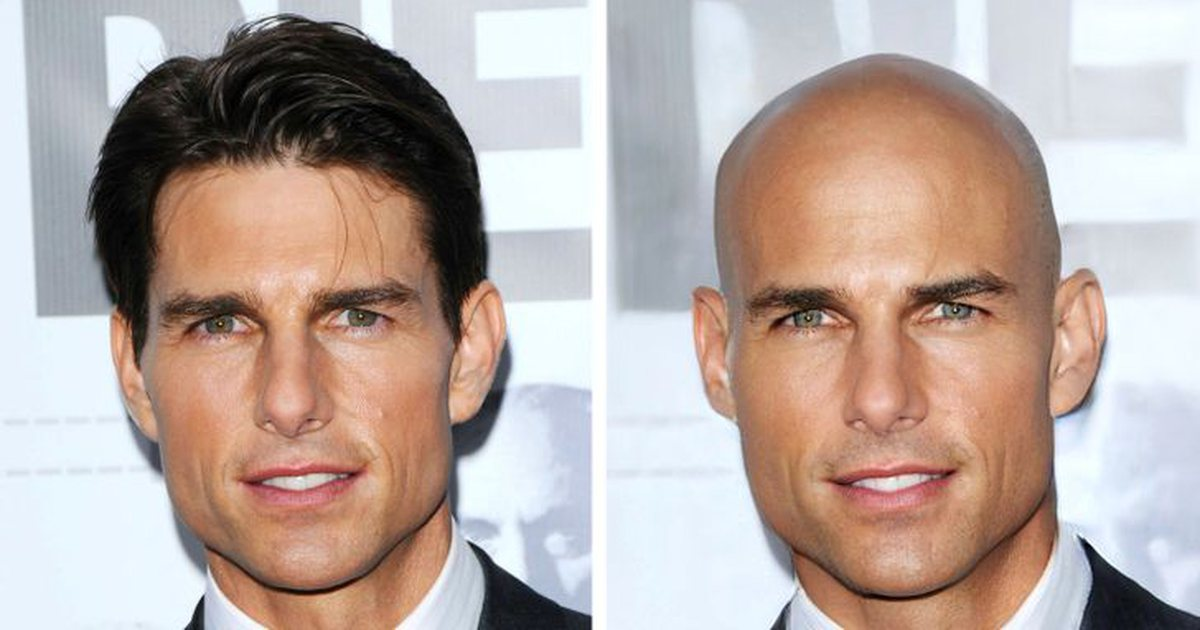
#> input picture Group_project1/1.jpg, 1200 x 630 px, found by its file name
$ python project1.py
#> lines starting #> are read from the running program, lines starting #| are printed output that depends on the picture; after the words box and inside, x2 and y2 are one past the last pixel; in counts of white or black regions, pixels touching at a corner belong together
import cv2
import numpy as np
import matplotlib.pyplot as plt


def extractSkin(img):
    img1=cv2.cvtColor(img, cv2.COLOR_BGR2RGB)

    #converting from gbr to hsv color space
    img_HSV = cv2.cvtColor(img, cv2.COLOR_BGR2HSV)
    #skin color range for hsv color space
    HSV_mask = cv2.inRange(img_HSV, (0, 15, 0), (17,160,255))
    HSV_mask = cv2.morphologyEx(HSV_mask, cv2.MORPH_OPEN, np.ones((3,3), np.uint8))

    #converting from gbr to YCbCr color space
    img_YCrCb = cv2.cvtColor(img, cv2.COLOR_BGR2YCrCb)
    #skin color range for hsv color space
    YCrCb_mask = cv2.inRange(img_YCrCb, (0, 135, 85), (255,180,135))
    YCrCb_mask = cv2.morphologyEx(YCrCb_mask, cv2.MORPH_OPEN, np.ones((3,3), np.uint8))

    #merge skin detection (YCbCr and hsv)
    global_mask=cv2.bitwise_and(YCrCb_mask,HSV_mask)
    global_mask=cv2.medianBlur(global_mask,3)
    global_mask = cv2.morphologyEx(global_mask, cv2.MORPH_OPEN, np.ones((4,4), np.uint8))


    HSV_result = cv2.bitwise_not(HSV_mask)
    YCrCb_result = cv2.bitwise_not(YCrCb_mask)
    global_result=cv2.bitwise_not(global_mask)

    ret,thresh=cv2.threshold(global_result,205,255,cv2.THRESH_BINARY_INV)

    ##mask
    ##mask=cv2.inRange(thresh,(0,0,255),(0,255,255))

    ##applying a mask to the image
    result=cv2.bitwise_and(img1,img1,mask=global_mask)
    return result

#Open a simple image
img1=cv2.imread(r"D:\400L\CS 408 COMPUTER VISION\Project\1_Group project1- Devise a simple skin colour detector\sample img\1.jpg", cv2.IMREAD_COLOR)
#> img1 is the input picture: shape (630, 1200, 3); mean B, G, R 163.2, 169.4, 185.2
img2=cv2.imread(r"D:\400L\CS 408 COMPUTER VISION\Project\1_Group project1- Devise a simple skin colour detector\sample img\2.jpg", cv2.IMREAD_COLOR)
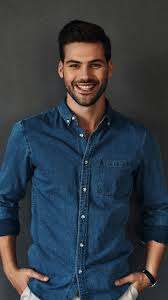
#> input picture Group_project1/2.jpg, 168 x 300 px, found by its file name
#> img2 is the input picture: shape (300, 168, 3); mean B, G, R 68.2, 59.2, 50.9
img3=cv2.imread(r"D:\400L\CS 408 COMPUTER VISION\Project\1_Group project1- Devise a simple skin colour detector\sample img\3.jpg", cv2.IMREAD_COLOR)
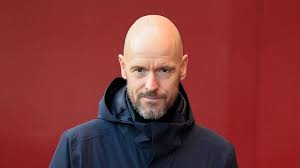
#> input picture Group_project1/3.jpg, 300 x 168 px, found by its file name
#> img3 is the input picture: shape (168, 300, 3); mean B, G, R 55.7, 53.6, 129.6
img4=cv2.imread(r"D:\400L\CS 408 COMPUTER VISION\Project\1_Group project1- Devise a simple skin colour detector\sample img\10.jpg", cv2.IMREAD_COLOR)
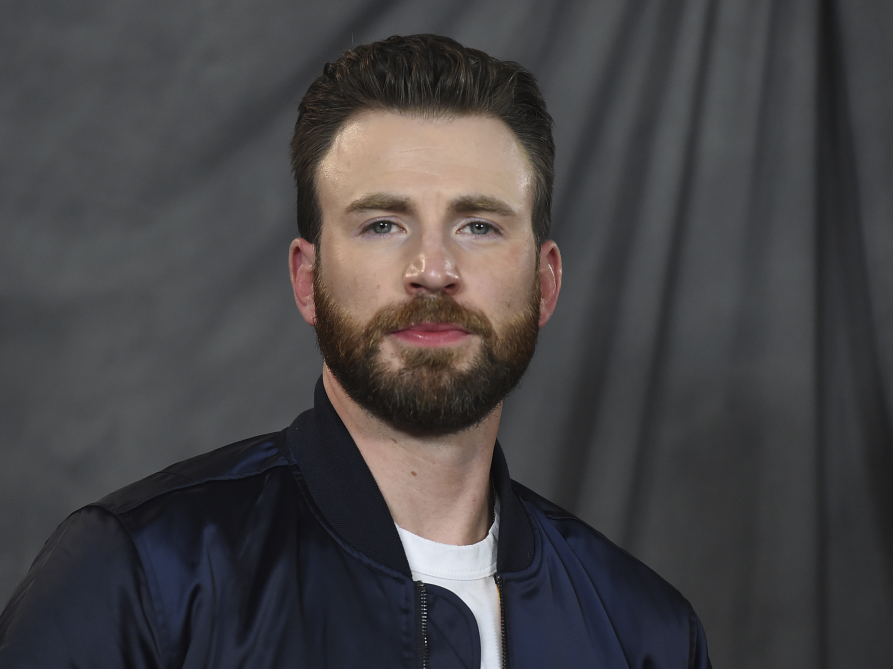
#> input picture Group_project1/10.jpg, 2677 x 2007 px, found by its file name (shown at 1/3 size)
#> img4 is the input picture: shape (2007, 2677, 3); mean B, G, R 69.2, 67.9, 70


##data=[img1, img2, img3, img4, img5, img6]
data=[img1,img2,img3,img4]
final=[]

for i in range(0,len(data)):
    final.append(extractSkin(data[i]))
#> this loop made 4 passes
#> pass 1, in extractSkin, `HSV_mask = cv2.inRange(img_HSV, (0, 15, 0), (17,160,255))`:
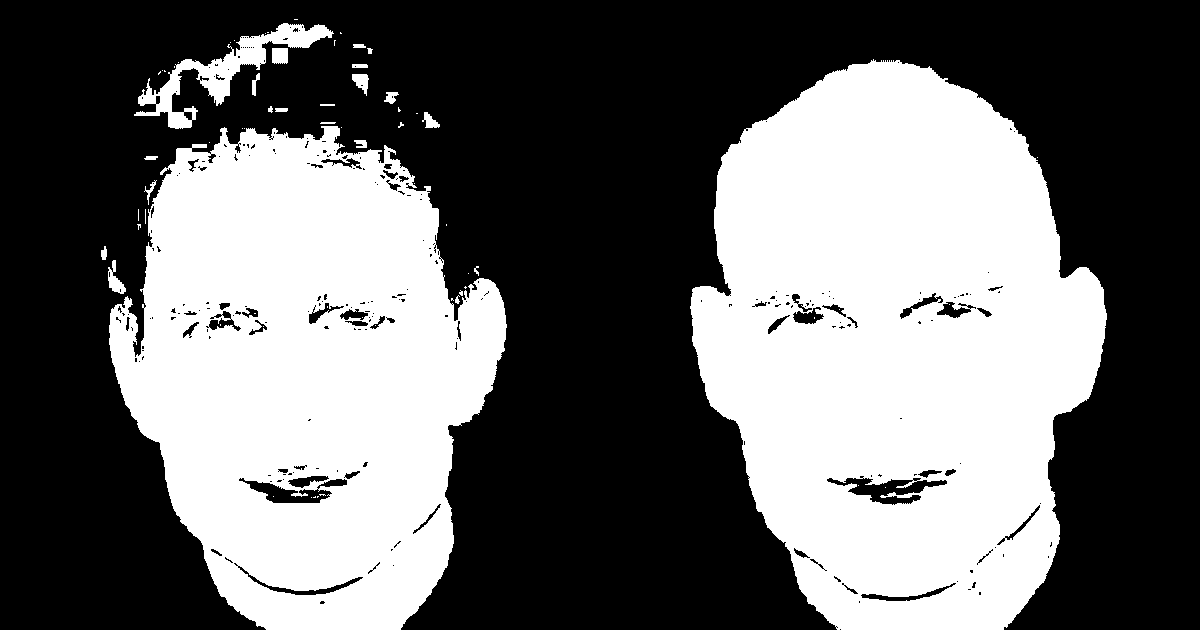
#> HSV_mask: shape (630, 1200); 41.6% white; 67 white regions (45 under 20 px), largest, box (x1, y1, x2, y2) and area: (690, 59, 1107, 630) 169911, (109, 126, 507, 630) 137749, (134, 23, 334, 129) 4641
#> pass 1, in extractSkin, `HSV_mask = cv2.morphologyEx(HSV_mask, cv2.MORPH_OPEN, np.ones((3,3), n..`:
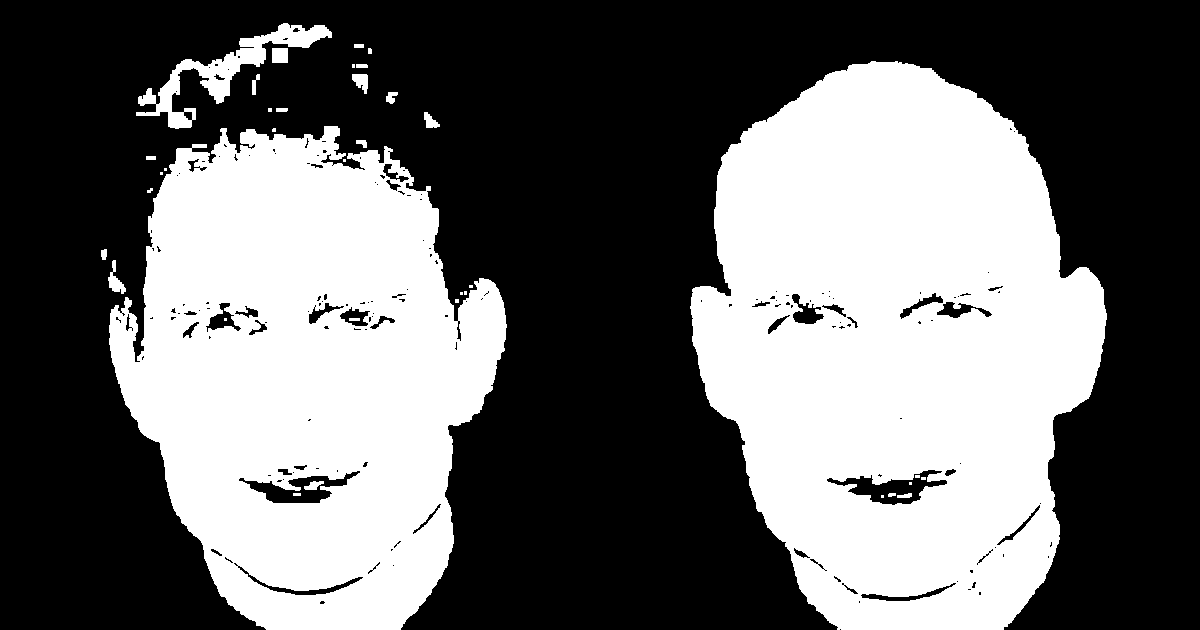
#> HSV_mask: shape (630, 1200); 41.3% white; 37 white regions (15 under 20 px), largest, box (x1, y1, x2, y2) and area: (690, 61, 1107, 630) 169437, (109, 126, 507, 630) 136790, (136, 23, 332, 129) 4421
#> after the loop, final = 4 items

k=1
for i in range(0,len(data)):
    plt.subplot(len(data),2,k)
    plt.title('Original')
    plt.imshow(cv2.cvtColor(data[i], cv2.COLOR_BGR2RGB))
    plt.xticks([])
    plt.yticks([])

    plt.subplot(len(data),2,(k+1))
    plt.title('Detected Skin')
    plt.imshow(final[i])
    plt.xticks([])
    plt.yticks([])

    k+=2
#> this loop made 4 passes
#> k on passes 1 to 4: 3, 5, 7, 9
#> after the loop, k = 9


# [23 lines of commented-out code are left out]

plt.show()
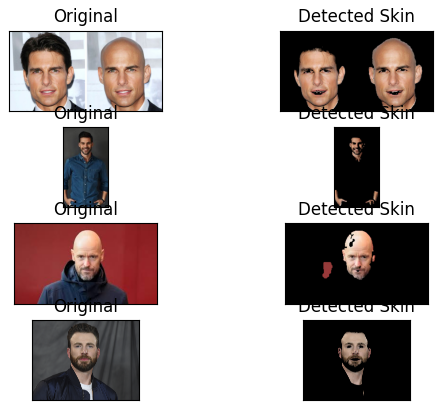
#> figure drawn by matplotlib, 8 panels
